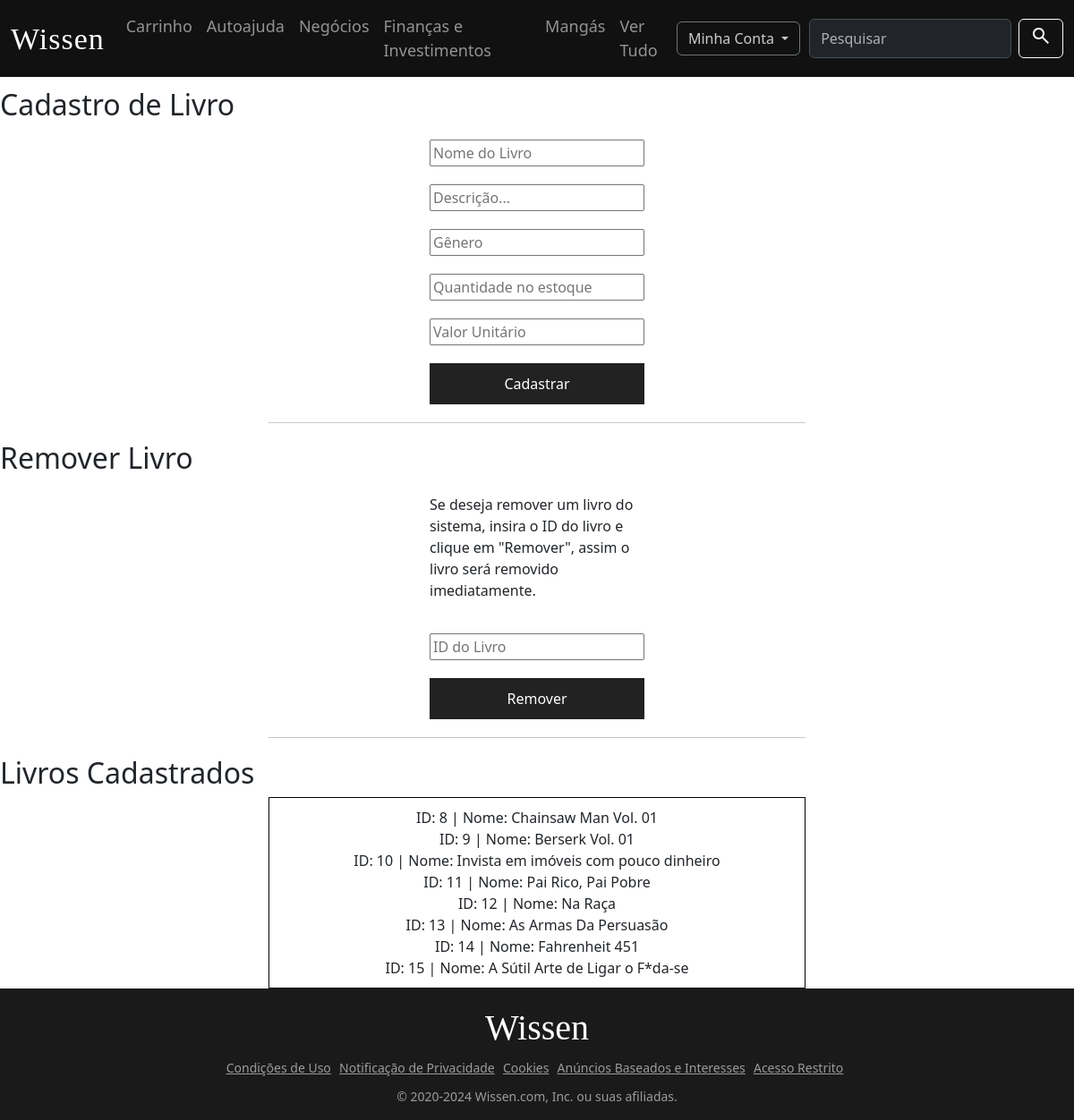
The page /acessorestrito.php (signed in) on the database its author committed.
### tables this page shows
CREATE TABLE `livro` (
  `id` int(11) NOT NULL,
  `nome` varchar(50) NOT NULL,
  `descricao` varchar(100) DEFAULT NULL,
  `genero` varchar(20) DEFAULT NULL,
  `estoque` int(11) DEFAULT NULL,
  `valor` decimal(7,2) DEFAULT NULL
);

### acessorestrito.php (the view, shortened to what this page needs)
<?php
include('conexao.php');
$conn = new mysqli($host, $username, $senha, $dbname);
$sql = "SELECT id, nome FROM livro;";
$resultado = $conn->query($sql);
?>
<!DOCTYPE html>
<html lang="pt-BR">
<head>
  <link href="https://cdn.jsdelivr.net/npm/bootstrap@5.3.3/dist/css/bootstrap.min.css" rel="stylesheet">
  <link rel="stylesheet" href="pag.css">
  <link rel="stylesheet" href="styles.css">
</head>
<body>
  <nav class="navbar navbar-expand-lg bg-body-tertiary" data-bs-theme="dark">
    <div class="container-fluid">
      <a class="navbar-brand" href="index.php">Wissen</a>
      <div class="collapse navbar-collapse" id="navbarTogglerDemo02">
        <ul class="navbar-nav me-auto mb-2 mb-lg-0">
          <li class="nav-item">
            <a class="nav-link" href="carrinho.php">Carrinho</a>
          </li>
          <li class="nav-item">
            <a class="nav-link" href="autoajuda.php">Autoajuda</a>
          </li>
          <li class="nav-item">
            <a class="nav-link" href="negocios.php">Negócios</a>
          </li>
          <li class="nav-item nav-item-financa">
            <a class="nav-link" href="investimento.php">Finanças e Investimentos</a>
          </li>
          <li class="nav-item">
            <a class="nav-link" href="mangas.php">Mangás</a>
          </li>
          <li class="nav-item">
            <a class="nav-link" href="tudo.php">Ver Tudo</a>
          </li>
        </ul>
        <div class="dropdown">
          <button class="btn btn-secondary dropdown-toggle" type="button" data-bs-toggle="dropdown" aria-expanded="false">
            Minha Conta
          </button>
        </div>
        <form class="d-flex" role="search">
          <input
            class="form-control me-2"
            type="search"
            placeholder="Pesquisar"
            aria-label="Search" />
          <button class="btn btn-outline-success" type="submit">
            <span class="material-symbols-outlined">search</span>
          </button>
        </form>
      </div>
    </div>
  </nav>
  <section>
    <div class="addLivros">
      <h2>Cadastro de Livro</h2>
      <form action="" method="post">
        <input type="text" name="nome" id="nome" placeholder="Nome do Livro" required>
        <input type="text" name="descricao" id="descricao" placeholder="Descrição..." required>
        <input type="text" name="genero" id="genero" placeholder="Gênero" required>
        <input type="number" name="estoque" id="estoque" placeholder="Quantidade no estoque" required>
        <input type="number" name="valor" id="valor" placeholder="Valor Unitário" step="0.01" min="0" required>
        <input type="submit" value="Cadastrar" class="btnForm">
      </form>
    </div>
    <hr>
    <div class="removerLivros">
      <h2>Remover Livro</h2>
      <div>
        <form action="" method="post">
          <p>Se deseja remover um livro do sistema, insira o ID do livro e clique em "Remover", assim o livro será removido imediatamente.</p>
          <input type="number" name="livroId" id="livroId" placeholder="ID do Livro" required>
          <input type="submit" value="Remover" class="btnForm">
        </form>
      </div>
    </div>
    <hr>
    <div class="verLivros">
      <h2>Livros Cadastrados</h2>
      <div class="livrosCadastrados">
        <?php
        if ($resultado->num_rows > 0) {
          while ($row = $resultado->fetch_assoc()) {
            echo "ID: " . $row["id"] . " | Nome: " . $row["nome"] . "<br>";
          }
        } else {
          echo "0 resultados encontrados";
        }
        ?>
      </div>
    </div>
  </section>
  <footer>
    <h1 class="footer-titulo">Wissen</h1>
    <div class="footer-links">
      <a href="#" class="footer-item">Condições de Uso</a>
      <a href="#" class="footer-item">Notificação de Privacidade</a>
      <a href="#" class="footer-item">Cookies</a>
      <a href="#" class="footer-item">Anúncios Baseados e Interesses</a>
      <a href="acessorestrito.php" class="footer-item">Acesso Restrito</a>
    </div>
    <div class="footer-p">
      <p>© 2020-2024 Wissen.com, Inc. ou suas afiliadas.</p>
    </div>
  </footer>
</body>
</html>

### pag.css (style rules this page uses)
@media only screen and (min-width: 1200px) { .navbar-nav { font-size: 18px; } }
@media only screen and (min-width: 1200px) { .navbar-brand { font-size: 36px; } }
@media only screen and (min-width: 1200px) { section { display: flex; flex-direction: row; margin-top: 1%; } }
html, body { height: 100%; margin: 0; }
body { display: flex; flex-direction: column; }
.navbar { background-color: rgb(17, 17, 17) !important; }
.navbar-brand { font-family: Tan-Pearl; letter-spacing: 1px; }
.btn-outline-success { color: white; border-color: white; --bs-btn-active-bg: white; --bs-btn-color: white; --bs-btn-border-color: black; --bs-btn-hover-bg: white; --bs-btn-hover-border-color: black; --bs-btn-active-border-color: black; --bs-btn-active-color: black; }
a { text-decoration: none; }

### nav.css (style rules this page uses)
@media only screen and (min-width: 1200px) { .navbar-nav { font-size: 18px; } }
@media only screen and (min-width: 1200px) { .navbar-brand { font-size: 34px; } }
.dropdown { margin-right: 10px; }
.dropdown button { background-color: rgb(17, 17, 17); color: #cccccc ; }
.btn-secondary, .dropdown-menu { background-color: rgb(17, 17, 17) !important; }

### footer.css (style rules this page uses)
@media only screen and (min-width: 1200px) { footer { display: flex; flex-direction: column; text-align: center; background-color: #1A1A1A; } }
@media only screen and (min-width: 1200px) { .footer-titulo { font-family: Tan-Pearl; color: white; margin-top: 20px; } }
@media only screen and (min-width: 1200px) { .footer-item { color: #9B9B9B; text-decoration: underline; font-size: 14px; margin-right: 5px; } }
@media only screen and (min-width: 1200px) { .footer-p { color: #9B9B9B; font-size: 14px; margin-top: 10px; } }

### acessorestrito.php (style rules this page uses)
section { display: flex; flex-direction: column }
section form { display: flex; justify-content: center; flex-direction: column; width: 20%; margin: auto; margin-top: 20px; gap: 20px; }
.btnForm { border: 1px solid #222222; background-color: #222222; color: white; padding: 10px; transition: 0.1s all; }
.removerLivros { margin-top: 20px; margin-bottom: 20px; }
.addLivros { margin-bottom: 20px; }
.verLivros { margin-top: 20px; }
hr { width: 50%; text-align: center; margin: auto; }
.livrosCadastrados { border: 1px solid black; width: 50%; text-align: center; margin: auto; padding: 10px; }

### rows shown on the page
livro: id "8", nome "Chainsaw Man Vol. 01"
livro: id "9", nome "Berserk Vol. 01"
livro: id "10", nome "Invista em imóveis com pouco dinheiro"
livro: id "11", nome "Pai Rico, Pai Pobre"
livro: id "12", nome "Na Raça"
livro: id "13", nome "As Armas Da Persuasão"
livro: id "14", nome "Fahrenheit 451"
livro: id "15", nome "A Sútil Arte de Ligar o F*da-se"
